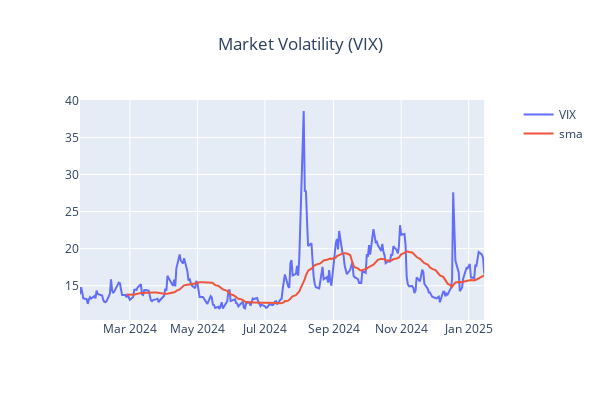

The code cell stored with this chart in its notebook:
### Markdown cell above
### Implied Volaility

### Code cell
import yfinance
from finta import TA
from plotly.subplots import make_subplots
import plotly.graph_objects as go

_t = yfinance.Ticker('^VIX')

COLUMNS = ['Adj Close', 'Open','High','Low','Close','Volume']
_d = _t.history(period='1y')
_d['sma'] = TA.SMA(_d, period=30)

_f=make_subplots(specs=[[{"secondary_y": True}]])
_f.update_layout(title=f"Market Volatility (VIX)", title_x=0.5, width=600, height=400)
_d.reset_index(inplace=True)
_f.add_trace(
    go.Scatter(y=_d['Close'], x=_d['Date'], name="VIX"),
    secondary_y=False
)
_f.add_trace(
    go.Scatter(y=_d['sma'], x=_d['Date'], name=f'sma'),
    secondary_y=False
)
_f.show()

### Figure 1 — Plotly figure (JSON) as saved in the notebook; plotly's stock layout.template omitted (floating-point values rounded to 4 significant figures; data arrays with more than 128 entries replaced by an {"elided": "..."} marker saying what was removed)
{"data": [{"name": "VIX", "type": "scatter", "x": {"elided": "252 str values"}, "xaxis": "x", "y": {"elided": "252 float values"}, "yaxis": "y"}, {"name": "sma", "type": "scatter", "x": {"elided": "252 str values"}, "xaxis": "x", "y": {"elided": "252 float values"}, "yaxis": "y"}], "layout": {"height": 400, "title": {"text": "Market Volatility (VIX)", "x": 0.5}, "width": 600, "xaxis": {"anchor": "y", "domain": [0, 0.94]}, "yaxis": {"anchor": "x", "domain": [0, 1]}, "yaxis2": {"anchor": "x", "overlaying": "y", "side": "right"}}}
